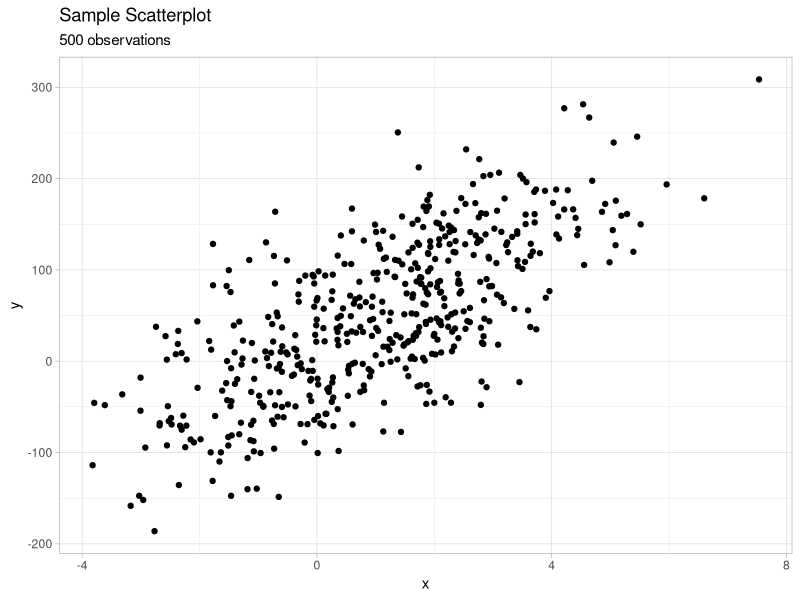
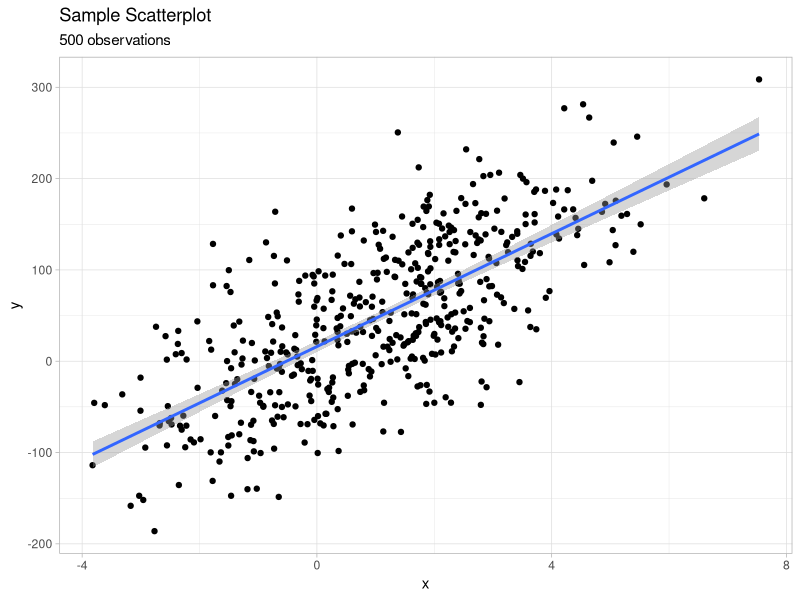
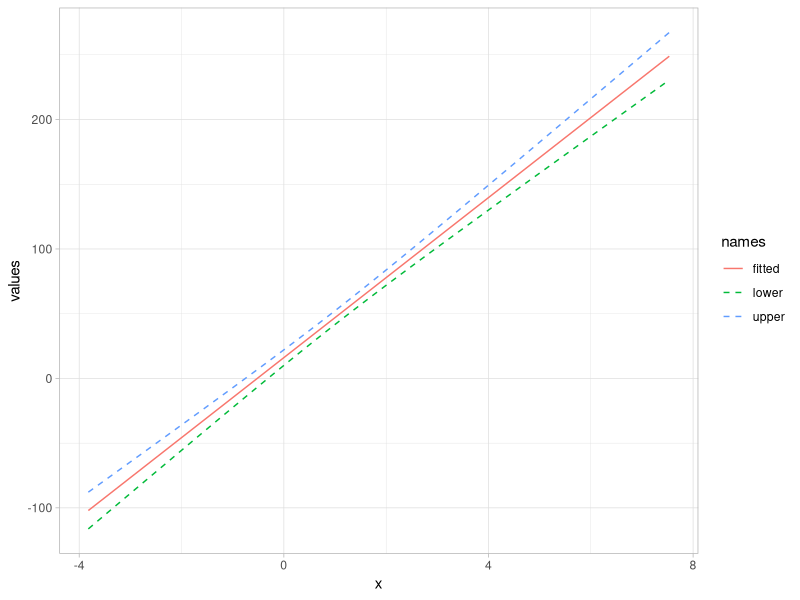
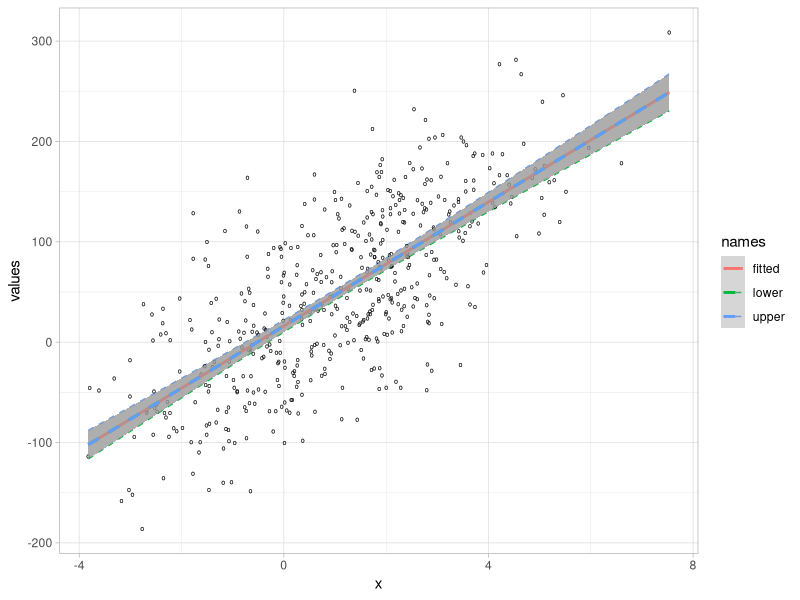

Reproduce these figures in R, in order.
## ---- chunk 1
library(dplyr)
library(ggplot2)
library(tidyr)
theme_set(theme_light())
## ---- chunk 2
N = 100000
x = rnorm(N, 1 , 2)
y = 15 + 30*x + rnorm(N, 2, 60)
population <- tibble(y,x) 
## ---- chunk 3
n <- 500
sample <- sample_n(population, n)
## ---- chunk 4
sample %>% 
  ggplot(aes(x,y)) +
  geom_point() + 
  labs(title = "Sample Scatterplot",
       subtitle = paste(n, "observations"))
## ---- chunk 5
sample %>% 
  ggplot(aes(x,y)) +
  geom_point() + 
  labs(title = "Sample Scatterplot",
       subtitle = paste(n, "observations")) +
  geom_smooth(method = "lm")
## ---- chunk 6
model <- lm(y ~ x, data = sample)
summary(model)
## ---- chunk 7
sigma_sq_hat = 1/(n-2)*sum(model$residuals^2)
## ---- chunk 8
CI_data <- broom::augment(model) %>% 
  select(y,x,.fitted) %>% 
  rename(fitted = ".fitted") %>% 
  mutate(upper = fitted + 1.96 * sqrt(sigma_sq_hat* (1/n + (x - mean(x))^2 / ( sum((x-mean(x))^2)) ) )) %>% 
  mutate(lower = fitted - 1.96 * sqrt(sigma_sq_hat* (1/n + (x - mean(x))^2 / ( sum((x-mean(x))^2)) ) ))
## ---- chunk 9
head(CI_data)
## ---- chunk 10
CI_data %>%
  pivot_longer(names_to = "names", values_to = "values", 3:5) %>% 
  ggplot(aes(x = x, y=values, color = names, linetype=names))+
  geom_line()+
  scale_linetype_manual(values=c("solid", "dashed", "dashed"))
## ---- chunk 11
CI_data %>%
  pivot_longer(names_to = "names", values_to = "values", 3:5) %>% 
  ggplot(aes(x = x, y=values, color = names, linetype=names))+
  geom_line()+
  scale_linetype_manual(values=c("solid", "dashed", "dashed"))+
  geom_point(aes(x,y), color = "black", alpha = 0.5, shape = "o")+
  geom_smooth(aes(x,y), method = "lm")
